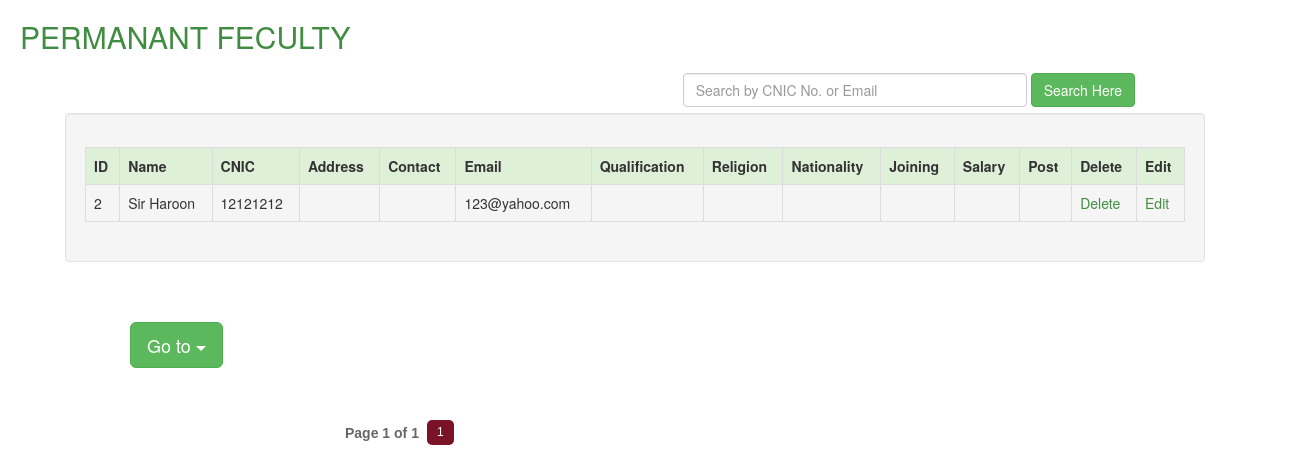
The app's page /per_fec.php (signed in) with its own data.
### tables this page shows
CREATE TABLE IF NOT EXISTS `per_teacher` (
`id` int(30) NOT NULL,
  `name` text NOT NULL,
  `cnic` varchar(60) NOT NULL,
  `addr` varchar(60) NOT NULL,
  `contact` varchar(60) NOT NULL,
  `email` varchar(60) NOT NULL,
  `quali` varchar(60) NOT NULL,
  `relig` text NOT NULL,
  `nationality` text NOT NULL,
  `joining` varchar(60) NOT NULL,
  `sal` varchar(60) NOT NULL,
  `post` varchar(60) NOT NULL
);

### per_fec.php (the view, shortened to what this page needs)
<?php
function pagination($total_num_results,$posts_per_page,$cur_page) {
  $no = $total_num_results / $posts_per_page;
  $no = ceil($no);
  $pages_html="";
  $start_page=$cur_page-2;
  $end_page=$cur_page+2;
  $start_diff=$cur_page-1;
  $end_diff=$no-$cur_page;
  if($end_diff < 2) {
    $start_page=$cur_page+$end_diff;
    $start_page=$start_page-4;
  }
  while($start_page < 1) { $start_page=$start_page+1; }
  if($start_diff < 2) {
    $end_page=$cur_page-$start_diff;
    $end_page=$end_page+4;
  }
  while($end_page > $no) { $end_page=$end_page-1; }
  $pages_html .= "<div id='pagination' >";
  $pages_html .= "<label class='disptext' >Page ".$cur_page." of ".$no."</label>";
  for($i=$start_page; $i<=$end_page; $i++) { $pages_html .= "<a href='?page=".$i."' id='page".$i."' > ".$i." </a>"; }
  $pages_html .= "<script type='text/javascript'>var d = document.getElementById('page".$cur_page."');
  d.className += ' selectedpage';</script>";
  $pages_html .= "</div>";
  return $pages_html;
}
?>
<!DOCTYPE html>
<html>
<head>
<link href="css/bootstrap.min.css" rel="stylesheet">
<link href="admin.css" rel="stylesheet" type="text/css" />
</head>
<body>
<div class="heading"><h2>PERMANANT FECULTY</h2></div>
	<div class="search">
	<form class="form-inline" action="per_fec.php" method="get">
	<div class="form-group">
    <input type="text" class="form-control" id="info" name="search" placeholder="Search by CNIC No. or Email" size="40">
  </div>
  <button type="submit" name="sub" class="btn btn-success">Search Here</button>
</form></div>
		<div class="container">
		<div class="well">
		<div class="responsive-table">
	<table class="table table-bordered">
	  <tr class="success">
	    <th>ID</th>
	    <th>Name</th>
	    <th>CNIC</th>
		<th>Address</th>
	    <th>Contact</th>
	    <th>Email</th>
	    <th>Qualification</th>
	    <th>Religion</th>
	    <th>Nationality</th>
		<th>Joining</th>
		<th>Salary</th>
		<th>Post</th>
	    <th>Delete</th>
		<th>Edit</th>
      </tr>
	<tr>
	  <?php
$query ="select * from per_teacher";
$run = mysql_query($query);
while($row=mysql_fetch_array($run))
{
	$id 						= $row['id'];
	$per_fec_name				= $row[1];
	$per_fec_cnic				= $row[2];
	$per_fec_address 			= $row[3];
	$per_fec_contact 			= $row[4];
	$per_fec_email 				= $row[5];
	$per_fec_quali 				= $row[6];
	$per_fec_relig 				= $row[7];
	$per_fec_nat				= $row[8];
	$per_fec_join 				= $row[9];
	$per_fec_sal 				= $row[10];
	$per_fec_post 				= $row[11];
?>
	    <td><?php echo $id; ?></td>
	    <td><?php echo $per_fec_name; ?> </td>
	    <td><?php echo $per_fec_cnic; ?></td>
		<td><?php echo $per_fec_address; ?></td>
	    <td><?php echo $per_fec_contact; ?></td>
	    <td><?php echo $per_fec_email; ?></td>
	    <td><?php echo $per_fec_quali; ?></td>
	    <td><?php echo $per_fec_relig; ?></td>
	    <td><?php echo $per_fec_nat; ?></td>
	    <td><?php echo $per_fec_join; ?></td>
		<td><?php echo $per_fec_sal; ?></td>
		<td><?php echo $per_fec_post; ?></td>
		<td><a href='del_per_fec.php?del_per_fec=<?php echo $id; ?>'><font color="#408C40">Delete</font></a></td>
	    <td><a href='edit_per_fec.php?edit_per_fec=<?php echo $id; ?>'><font color="#408C40">Edit</font></a></td>
      </tr>
  <?php }  ?>
</table>
</div>
</div>
<div>
		<div class="container">
		<div class="dropdown">
			 <button class="btn btn-success btn-lg  dropdown-toggle" type="button" data-toggle="dropdown">
			 Go to <span class="caret"></span>
			 </button>
				</div>
				</div>
</body>
</html>
<?php
       $query=mysql_query("select * from per_teacher");
       $total_num_results = mysql_num_rows($query);
  $posts_per_page="15";
  $cur_page="1";
  $html=pagination($total_num_results,$posts_per_page,$cur_page);
  echo $html;
?>

### admin.css (style rules this page uses)
.container { margin:50px; padding-top:10px; }
.heading { color:#408C40; margin:20px; }
.search { float:right; margin-right:160px; margin-bottom:40px; }
#pagination { width: 600px;margin: 0 auto; }
#pagination a { padding: 5px 10px; margin: 2px 3px 0px 3px; float: left; font-size: 12px; line-height: 15px; font-family: Arial, Helvetica, Sans-serif; color: #666; background-color:#eeeeee; text-decoration: none; border-radius: 5px; }
#pagination a.selectedpage, #pagination a:hover { background-color: #7A1327; color: #fff; }
#pagination .disptext { margin: 5px 5px 0 10px; float: left; color: #666; font-family: Muli, 'Lucida Sans Unicode', 'Lucida Grande', Verdana, Tahoma, Arial, sans-serif; }

### records on screen
per_teacher: id "2", name "Sir Haroon", cnic "12121212", email "123@yahoo.com"

### other values on screen
$cur_page "1"
$no "1"
